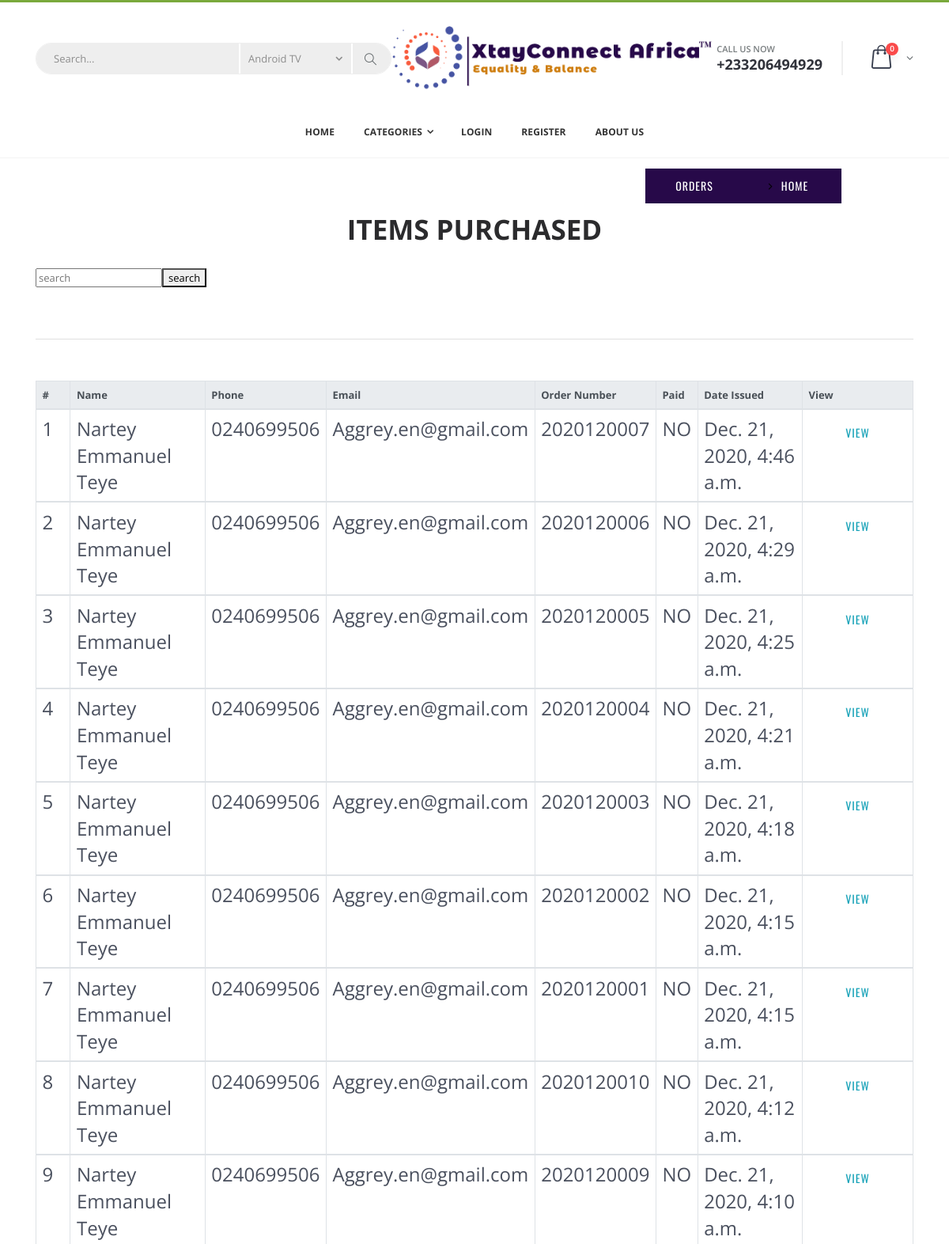
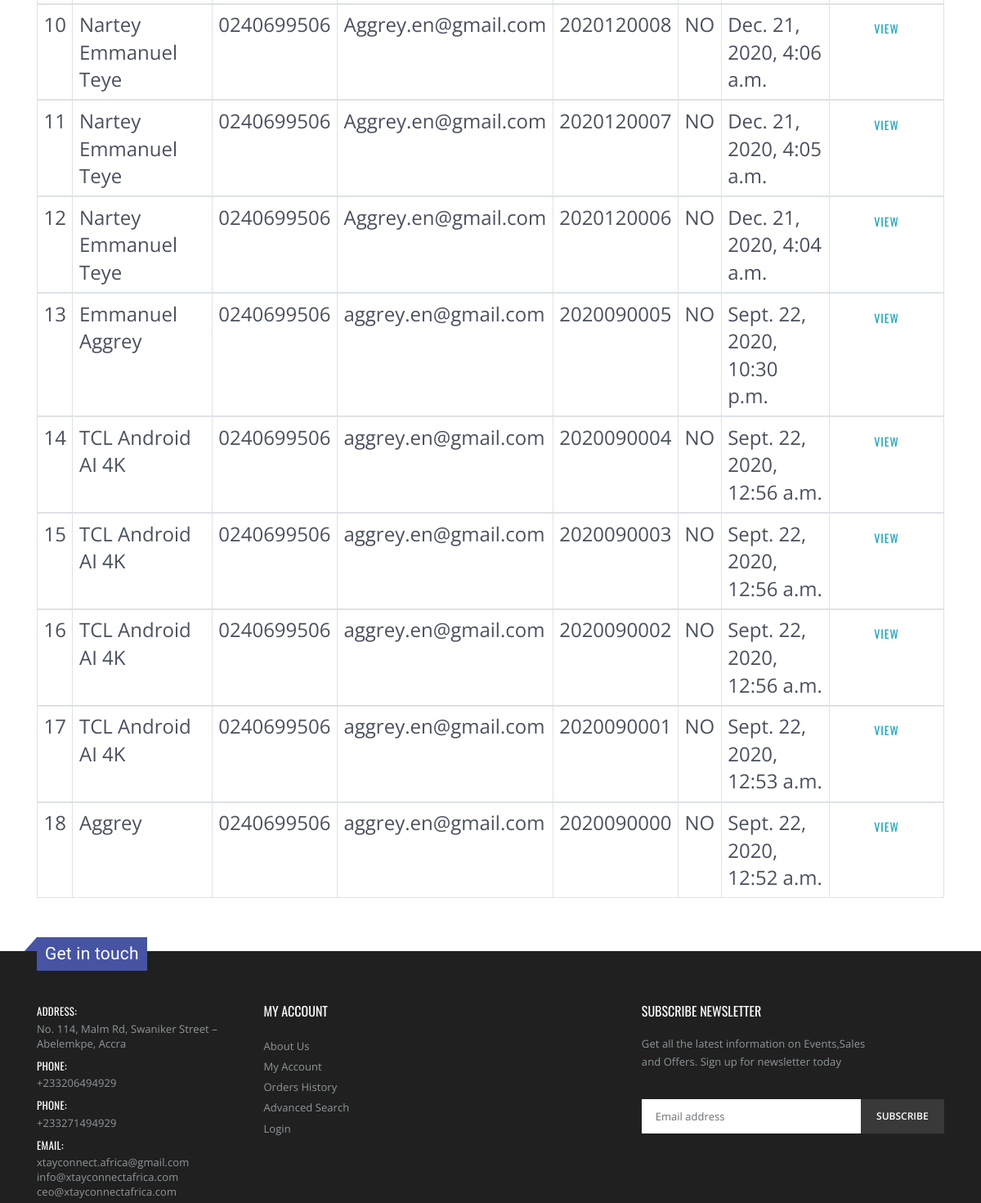
/orders/ (upper part), run on an earlier commit of the app's database (2 pictures, top to bottom).
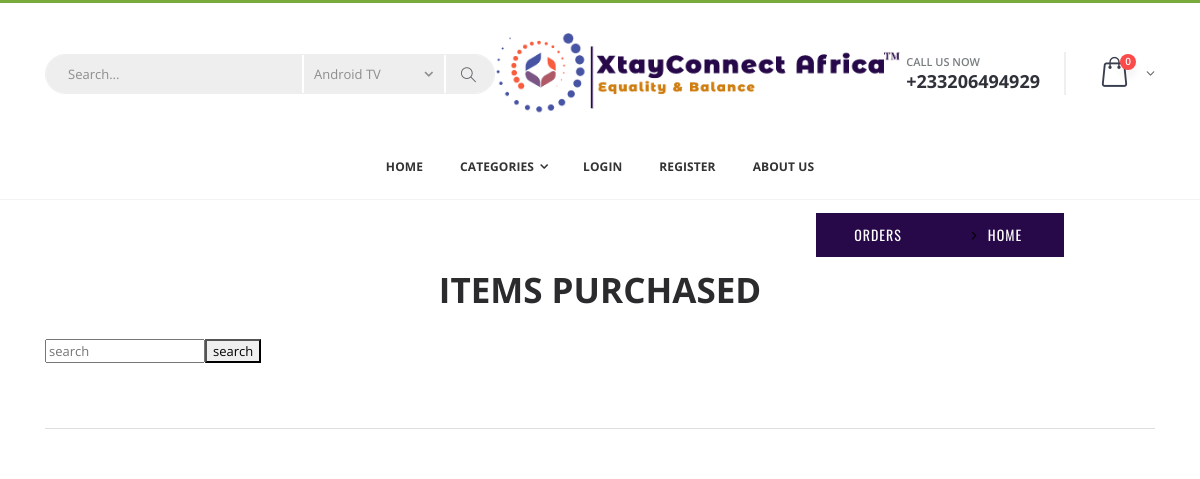
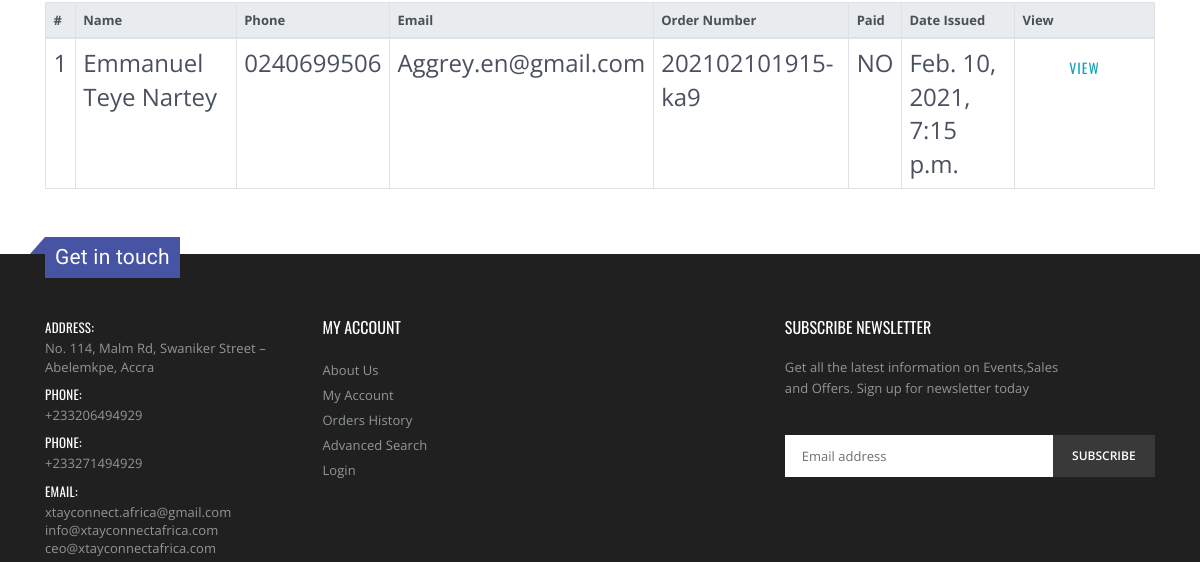
And on a later commit of the database (2 pictures, top to bottom).
### orders/models.py (models this page shows, shortened)
class Order(Base_Model):
    name = models.CharField(max_length=60)
    email = models.EmailField()
    address = models.CharField(max_length=150)
    phone_number = models.CharField(max_length=15, blank=False)
    city = models.CharField('City/Closest Landmark',max_length=100)
    paid = models.BooleanField(default=False)
    order_number = models.CharField('order number',max_length=500,editable=False)
    class Meta:
        ordering = ('-date_updated', )

### orders/views.py (the view)
# urls.py: path("orders/",views.orders,name="orders"),
def orders(request):
    order_items = Order.objects.all()
    q = request.GET.get('q')
    if q:
        order_items = order_items.filter(Q(name__icontains=q)|Q(order_number__icontains=q))
    context = {
        'order_items': order_items,
    }
    return render(request, 'order/order.html', context)

### cart/cart.py (called while the page is built)
    def __len__(self):
        return sum(item['quantity'] for item in self.cart.values())

### cart/context_processors.py (called while the page is built)
def cart(request):
    return {'cart': Cart(request)}

### ecommerce/context_processors.py (called while the page is built)
def category(request):
    nav = Category.objects.filter(is_available=True)
    sub_category = Sub_Category.objects.order_by('category__date_updated').filter(is_available=True)
    popular = Product.objects.filter(is_available=True).order_by('-date_updated')
    return {'nav':nav,'popular':popular,'sub_category':sub_category}

### templates/order/order.html
{% extends 'header1.html' %}
{% load static %}
{% block content %}
<nav class="breadcrumb" style="margin-left:68%;font-size: larger;">
  <a style="background-color: #270949;color: white;" title="items bought"  data-toggle="tooltip" class="breadcrumb-item btn" href="{% url 'orders:orders' %}">Orders</a>
      <a style="background-color: #270949;color: white;" title="go home" data-toggle="tooltip" class="breadcrumb-item btn" href="/">Home</a>
</nav>
<div class="container">
    <h4 class="text-center display-4" style="font-weight: bolder;">ITEMS PURCHASED</h4>
    <div class="row">
        <div class="col">
            <section>
                <form action="#" method="GET">
                  <table class="table table-bordered table-hover ">
                    <input class="my-3" type="text" name="q" id="" placeholder="search" value="{{ request.GET.q }}">
                    <button type="submit">search</button>
                    <hr>
                    <thead class="thead-light">
                      <tr>
                        <th scope="col">#</th>
                        <th scope="col">Name</th>
                        <th scope="col">Phone</th>
                        <th  scope="col">Email</th>
                        <th scope="col">Order Number</th>
                        <th scope="col">Paid</th>
                        <th scope="col">Date Issued</th>
                        <th scope="col">View</th>
                      </tr>
                    </thead>
                    {% for orders in order_items %}
                    <tbody>
                      <tr style="font-size: x-large;">
                        <td id="id" scope="row"> {{forloop.counter}} </td>
                        <td scope="row"> {{ orders.name }} </td>
                        <td scope="row"> {{ orders.phone_number }} </td>
                        <td scope="row"> {{ orders.email }} </td>
                        <td scope="row"> {{ orders.order_number }} </td>
                        <td scope="row"> {{ orders.paid|yesno:'YES,NO' }} </td>
                        <td scope="row"> {{ orders.date_add }} </td>
                          <td scope="row"><a class="text-info btn" href="{% url 'orders:order_items' orders.order_number orders.pk %}">View</a></td>
                      </tr>
                      {% empty %}
                      <p class="text-info"> Nothing to show currently</p>
                    </tbody>
                    {% endfor %}
                  </table>
                </form>
              </section>
        </div>
    </div>
</div>
{% endblock %}

### templates/header1.html (shortened to what this page needs)
{% load static %}
<!DOCTYPE html>
<html lang="en">
<head>
    <link rel="stylesheet" href="{% static 'css/bootstrap.min.css' %}">
    <link rel="stylesheet" type="text/css" href="{% static 'vendor/fontawesome-free/css/all.min.css' %}">
    <link rel="stylesheet" href="{% static 'css/material-design-iconic-font.min.css' %}">
    <link rel="stylesheet" href="{% static 'css/meanmenu.css' %}">
    <link rel="stylesheet" href="{% static 'css/owl.carousel.min.css' %}">
    <link rel="stylesheet" href="{% static 'css/slick.css' %}">
    <link rel="stylesheet" href="{% static 'css/venobox.css' %}">
    <link rel="stylesheet" href="{% static 'css/helper.css' %}">
    <link rel="stylesheet" href="{% static 'css/fontawesome-stars.css' %}">
    <link rel="stylesheet" href="{% static 'css/font-awesome.min.css' %}">
    <link rel="stylesheet" href="{% static 'js/modernizr-2.8.3.min.js' %}">
    <link rel="stylesheet" href="{% static 'css/bootstrap.min.css' %}">
    <link rel="stylesheet" href="{% static 'css/style.min.css' %}">
    <link rel="stylesheet" href="{% static 'css/style.css' %}">
    <link rel="stylesheet" type="text/css" href="{% static 'vendor/fontawesome-free/css/all.min.css' %}">
</head>
<body>
    <div class="page-wrapper">
        <header class="header">
            <div class="header-middle">
                <div class="container">
                    <div class="header-left">
                        <div class="header-search">
                            <form action="{% url 'search' %}" method="get">
                                <div class="header-search-wrapper">
                                    <input type="search" class="form-control" name="q" id="q" placeholder="Search..."
                                        required value="{{request.GET.q}}">
                                    <div class="select-custom" style="font-weight: bolder;">
                                        <select id="cat" name="">
                                            {% for groups in sub_category %}
                                            <option value=""><a
                                                    href="{% url 'categories' groups.id %}">{{groups.name}}</a></option>
                                            {% endfor %}
                                        </select>
                                    </div>
                                    <button class="btn" type="submit"><i class="icon-magnifier"></i></button>
                                </div>
                            </form>
                        </div>
                    </div>
                    <div class="header-center">
                        <a href="/" class="logo">
                            <img src="{% static 'images/new_logo.png' %}" alt="XtayConnect AfricaTM logo">
                        </a>
                    </div>
                    <div class="header-right">
                        <div class="header-contact">
                            <span>Call us now</span>
                            <a href="tel:+233206494929"><strong>+233206494929</strong></a>
                        </div>
                        <div class="dropdown cart-dropdown">
                            <a href="#" class="dropdown-toggle" role="button" data-toggle="dropdown"
                                aria-haspopup="true" aria-expanded="false" data-display="static">
                                <div class="cart-count" id="cart-count">{{cart|length}}</div>
                            </a>
                        </div>
                    </div>
                </div>
            </div>
            <div class="header-bottom sticky-header">
                <div class="container">
                    <nav class="main-nav">
                        <ul class="menu sf-arrows">
                            <li class=""><a href="/">Home</a></li>
                            <li>
                                <a href="#" class="sf-with-ul">Categories</a>
                            </li>
                            {% if user.is_authenticated %}
                            <li class="float-right"><a href="{% url 'account_logout' %}">LOGOUT</a>
                            </li>
                            {%else %}
                            <li class="float-right"><a href="{% url 'account_login' %}">LOGIN</a></li>
                            <li class="float-right"><a href="{% url 'account_signup' %}">REGISTER</a>
                            </li>
                            {% endif %}
                            <li><a href="{% url 'about' %}">About Us</a></li>
                        </ul>
                    </nav>
                </div>
            </div>
        </header>
        {% block content %}
        {% endblock %}
        {% load static %}
        <link rel="stylesheet" href="{% static 'css/bootstrap.min.css' %}">
        <link rel="stylesheet" href="{% static 'css/style.min.css' %}">
        <link rel="stylesheet" type="text/css" href="{% static 'vendor/fontawesome-free/css/all.min.css' %}">
        <footer class="footer">
            <div class="footer-middle">
                <div class="container">
                    <div class="footer-ribbon" style="background-color: #4654A3;">
                        Get in touch
                    </div>
                    <div class="row">
                        <div class="col-lg-8">
                            <div class="row">
                                <div class="col-md-5">
                                    <div class="widget">
                                        <ul class="contact-info">
                                            <li>
                                                <span class="contact-info-label">Address:</span>
                                                No. 114, Malm Rd, Swaniker Street – Abelemkpe, Accra
                                            </li>
                                            <li>
                                                <span class="contact-info-label">Phone:</span><a
                                                    href="tel:+233206494929">
                                                    +233206494929</a>
                                            </li>
                                            <li>
                                                <span class="contact-info-label">Phone:</span><a
                                                    href="tel:+233271494929">
                                                    +233271494929</a>
                                            </li>
                                            <li>
                                                <span class="contact-info-label">Email:</span> <a
                                                    href="mailto:xtayconnect.africa@gmail.com ">xtayconnect.africa@gmail.com
                                                </a>
                                                <a href="mailto:info@xtayconnectafrica.com">
                                                    info@xtayconnectafrica.com</a>
                                                <a href="mailto:ceo@xtayconnectafrica.com  ">ceo@xtayconnectafrica.com
                                                </a>
                                            </li>
                                            <li>
                                                <span class="contact-info-label">you can also reach us
                                                    <a class="d-none d-lg-block" style="color:#00A751;"
                                                        href="https://web.whatsapp.com/send?phone=+233206494929&text=hello {% if user.is_authenticated %}{{user}}: {% endif %}feel free to talk to us."
                                                        target="_blank" rel="noopener noreferrer">
                                                </span>
                                            </li>
                                        </ul>
                                    </div>
                                </div>
                                <div class="col-md-3">
                                    <div class="widget">
                                        <h4 class="widget-title">My Account</h4>
                                        <ul class="links">
                                            <li><a href="{% url 'about' %}">About Us</a></li>
                                            <li><a href="#">My Account</a></li>
                                            <li><a href="#">Orders History</a></li>
                                            <li><a href="#">Advanced Search</a></li>
                                            <li><a href="{% url 'account_login' %}" class="login-link">Login</a></li>
                                        </ul>
                                    </div>
                                </div>
                            </div>
                        </div>
                        <div class="col-lg-4">
                            <div class="widget widget-newsletter">
                                <h4 class="widget-title">Subscribe newsletter</h4>
                                <p>Get all the latest information on Events,Sales and Offers. Sign up for newsletter
                                    today</p>
                                <form action="#">
                                    <input type="email" class="form-control" placeholder="Email address" required>
                                    <input type="submit" class="btn" value="Subscribe">
                                </form>
                            </div>
                        </div>
                    </div>
                </div>
            </div>
        </footer>
    </div>
</body>
</html>

### static/css/style.css (style rules this page uses)
body { font-family: 'Hind', sans-serif; color: #4A4E5A; overflow-x: hidden; }
h1, h2, h3, h4, h5, h6 { color: #30323A; margin: 0 0 10px; font-weight: 700; }
a { color: #30323A; -webkit-transition: 0.3s color; transition: 0.3s color; }
strong { color: #30323A; }
ul, ol { margin: 0; padding: 0; list-style: none }
hr { margin-top: 15px; margin-bottom: 15px; border-color: #DADADA; }
.breadcrumb { background-color: transparent; border: none; border-radius: 0px; padding: 15px 0px; margin: 0; }
.header-search { display: inline-block; padding: 15px 0px; max-width: 500px; }
.header-search>form { position: relative; }
.footer { margin: 15px 0px; }

What changed in the data, as far as the page shows it:
removed Order: name "Nartey Emmanuel Teye", phone_number "0240699506", email "Aggrey.en@gmail.com", order_number "2020120007", paid "NO", date_add "Dec. 21, 2020, 4:46 a.m."
removed Order: name "Nartey Emmanuel Teye", phone_number "0240699506", email "Aggrey.en@gmail.com", order_number "2020120006", paid "NO", date_add "Dec. 21, 2020, 4:29 a.m."
removed Order: name "Nartey Emmanuel Teye", phone_number "0240699506", email "Aggrey.en@gmail.com", order_number "2020120005", paid "NO", date_add "Dec. 21, 2020, 4:25 a.m."
removed Order: name "Nartey Emmanuel Teye", phone_number "0240699506", email "Aggrey.en@gmail.com", order_number "2020120004", paid "NO", date_add "Dec. 21, 2020, 4:21 a.m."
removed Order: name "Nartey Emmanuel Teye", phone_number "0240699506", email "Aggrey.en@gmail.com", order_number "2020120003", paid "NO", date_add "Dec. 21, 2020, 4:18 a.m."
removed Order: name "Nartey Emmanuel Teye", phone_number "0240699506", email "Aggrey.en@gmail.com", order_number "2020120002", paid "NO", date_add "Dec. 21, 2020, 4:15 a.m."
removed Order: name "Nartey Emmanuel Teye", phone_number "0240699506", email "Aggrey.en@gmail.com", order_number "2020120001", paid "NO", date_add "Dec. 21, 2020, 4:15 a.m."
removed Order: name "Nartey Emmanuel Teye", phone_number "0240699506", email "Aggrey.en@gmail.com", order_number "2020120010", paid "NO", date_add "Dec. 21, 2020, 4:12 a.m."
removed Order: name "Nartey Emmanuel Teye", phone_number "0240699506", email "Aggrey.en@gmail.com", order_number "2020120009", paid "NO", date_add "Dec. 21, 2020, 4:10 a.m."
removed Order: name "Nartey Emmanuel Teye", phone_number "0240699506", email "Aggrey.en@gmail.com", order_number "2020120008", paid "NO", date_add "Dec. 21, 2020, 4:06 a.m."
removed Order: name "Nartey Emmanuel Teye", phone_number "0240699506", email "Aggrey.en@gmail.com", order_number "2020120007", paid "NO", date_add "Dec. 21, 2020, 4:05 a.m."
removed Order: name "Nartey Emmanuel Teye", phone_number "0240699506", email "Aggrey.en@gmail.com", order_number "2020120006", paid "NO", date_add "Dec. 21, 2020, 4:04 a.m."
removed Order: name "Emmanuel Aggrey", phone_number "0240699506", email "aggrey.en@gmail.com", order_number "2020090005", paid "NO", date_add "Sept. 22, 2020, 10:30 p.m."
removed Order: name "TCL Android AI 4K", phone_number "0240699506", email "aggrey.en@gmail.com", order_number "2020090004", paid "NO", date_add "Sept. 22, 2020, 12:56 a.m."
removed Order: name "TCL Android AI 4K", phone_number "0240699506", email "aggrey.en@gmail.com", order_number "2020090003", paid "NO", date_add "Sept. 22, 2020, 12:56 a.m."
removed Order: name "TCL Android AI 4K", phone_number "0240699506", email "aggrey.en@gmail.com", order_number "2020090002", paid "NO", date_add "Sept. 22, 2020, 12:56 a.m."
removed Order: name "TCL Android AI 4K", phone_number "0240699506", email "aggrey.en@gmail.com", order_number "2020090001", paid "NO", date_add "Sept. 22, 2020, 12:53 a.m."
removed Order: name "Aggrey", phone_number "0240699506", email "aggrey.en@gmail.com", order_number "2020090000", paid "NO", date_add "Sept. 22, 2020, 12:52 a.m."
added Order: name "Emmanuel Teye Nartey", phone_number "0240699506", email "Aggrey.en@gmail.com", order_number "202102101915-ka9", paid "NO", date_add "Feb. 10, 2021, 7:15 p.m."
